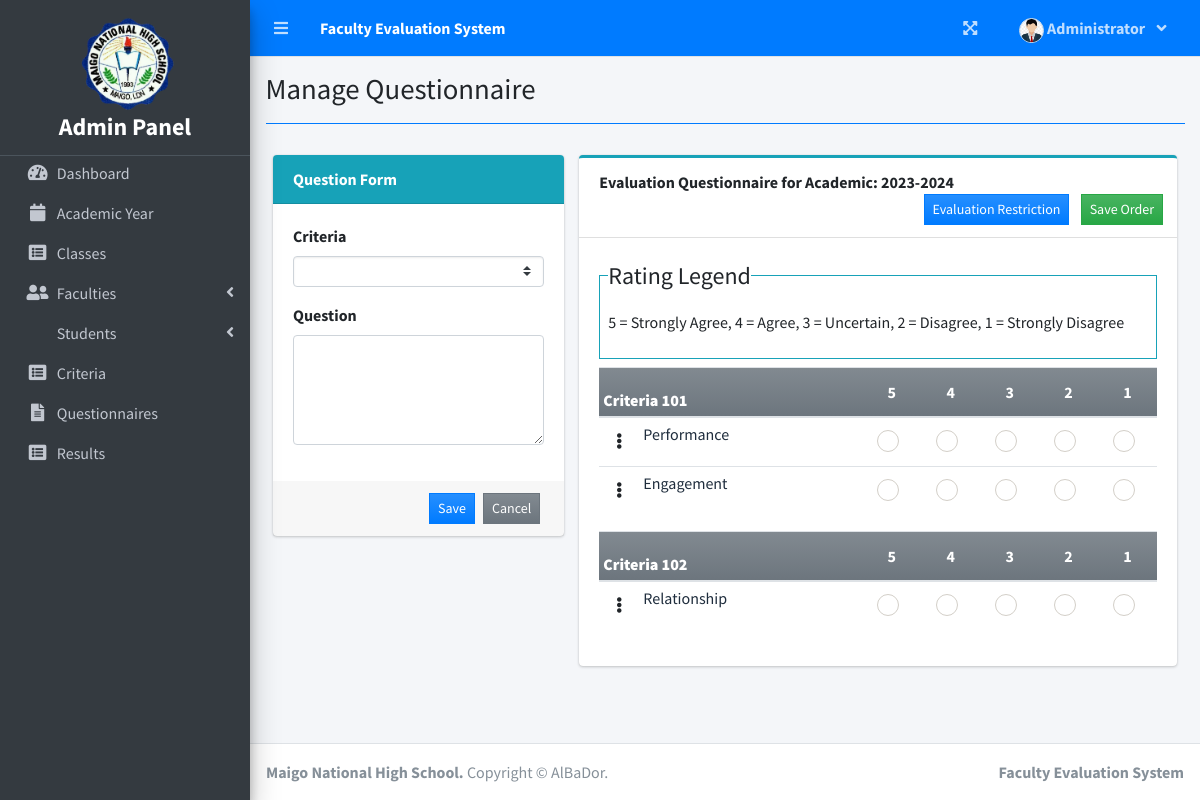
The page /index.php?page=manage_questionnaire&id=6 (signed in) on the database its author committed.
### tables this page shows
CREATE TABLE `criteria_list` (
  `id` int(30) NOT NULL,
  `criteria` text NOT NULL,
  `order_by` int(30) NOT NULL
);

CREATE TABLE `question_list` (
  `id` int(30) NOT NULL,
  `academic_id` int(30) NOT NULL,
  `question` text NOT NULL,
  `order_by` int(30) NOT NULL,
  `criteria_id` int(30) NOT NULL
);

### admin/manage_questionnaire.php (the view, shortened to what this page needs)
<?php
include 'db_connect.php';
?>
<div class="container-fluid">
	<div class="row">
		<div class="col-md-4">
			<div class="card card-info card-primary">
				<div class="card-header">
					<b>Question Form</b>
				</div>
				<div class="card-body">
					<form action="" id="manage-question">
						<div class="form-group">
							<label for="">Criteria</label>
							<select name="criteria_id" id="criteria_id" class="custom-select custom-select-sm select2">
								<option value=""></option>
							<?php
								$criteria = $conn->query("SELECT * FROM criteria_list order by abs(order_by) asc ");
								while($row = $criteria->fetch_assoc()):
							?>
							<option value="<?php echo $row['id'] ?>"><?php echo $row['criteria'] ?></option>
							<?php endwhile; ?>
							</select>
						</div>
						<div class="form-group">
							<label for="">Question</label>
							<textarea name="question" id="question" cols="30" rows="4" class="form-control" required=""><?php echo isset($question) ? $question : '' ?></textarea>
						</div>
					</form>
				</div>
				<div class="card-footer">
					<div class="d-flex justify-content-end w-100">
						<button class="btn btn-sm btn-primary btn-flat bg-gradient-primary mx-1" form="manage-question">Save</button>
						<button class="btn btn-sm btn-flat btn-secondary bg-gradient-secondary mx-1" form="manage-question" type="reset">Cancel</button>
					</div>
				</div>
			</div>
		</div>
		<div class="col-md-8">
			<div class="card card-outline card-info">
				<div class="card-header">
					<b>Evaluation Questionnaire for Academic: <?php echo $year ?> </b>
					<div class="card-tools">
						<button class="btn btn-sm btn-flat btn-primary bg-gradient-primary mx-1" id="eval_restrict" type="button">Evaluation Restriction</button>
						<button class="btn btn-sm btn-flat btn-success bg-gradient-success mx-1" form="order-question">Save Order</button>
					</div>
				</div>
				<div class="card-body">
					<fieldset class="border border-info p-2 w-100">
					   <legend  class="w-auto">Rating Legend</legend>
					   <p>5 = Strongly Agree, 4 = Agree, 3 = Uncertain, 2 = Disagree, 1 = Strongly Disagree</p>
					</fieldset>
					<form id="order-question">
					<?php
						$criteria = $conn->query("SELECT * FROM criteria_list order by abs(order_by) asc ");
						while($crow = $criteria->fetch_assoc()):
					?>
					<table class="table table-condensed">
						<thead>
							<tr class="bg-gradient-secondary">
								<th colspan="2" class=" p-1"><b><?php echo $crow['criteria'] ?></b></th>
								<th class="text-center">5</th>
								<th class="text-center">4</th>
								<th class="text-center">3</th>
								<th class="text-center">2</th>
								<th class="text-center">1</th>
							</tr>
						</thead>
						<tbody class="tr-sortable">
							<?php
							$questions = $conn->query("SELECT * FROM question_list where criteria_id = {$crow['id']} and academic_id = $id order by abs(order_by) asc ");
							while($row=$questions->fetch_assoc()):
							?>
							<tr class="bg-white">
								<td class="p-1 text-center" width="5px">
									<span class="btn-group dropright">
									  <span type="button" class="btn" data-toggle="dropdown" aria-haspopup="true" aria-expanded="false">
									   <i class="fa fa-ellipsis-v"></i>
									  </span>
									</span>
								</td>
								<td class="p-1" width="40%">
									<?php echo $row['question'] ?>
								</td>
								<?php for($c=0;$c<5;$c++): ?>
								<td class="text-center">
									<div class="icheck-success d-inline">
				                        <label for="qradio<?php echo $row['id'].'_'.$c ?>">
				                        </label>
			                      </div>
								</td>
								<?php endfor; ?>
							</tr>
							<?php endwhile; ?>
						</tbody>
					</table>
					<?php endwhile; ?>
					</form>
				</div>
			</div>
		</div>
	</div>
</div>

### rows shown on the page
criteria_list: criteria "Criteria 101"
question_list: question "Performance"
question_list: question "Engagement"
criteria_list: criteria "Criteria 102"
question_list: question "Relationship"

### other values the page prints
$_SESSION['system']['name'] "Faculty Evaluation System"
$_SESSION['login_firstname'] "Administrator"
$title "Manage Questionnaire"
$year "2023-2024"
